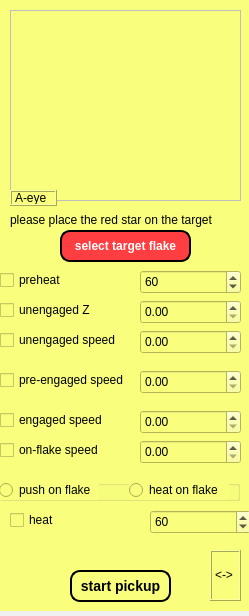
<?xml version="1.0" encoding="UTF-8"?>
<ui version="4.0">
 <class>Form</class>
 <widget class="QWidget" name="Form">
  <property name="geometry">
   <rect>
    <x>0</x>
    <y>0</y>
    <width>249</width>
    <height>616</height>
   </rect>
  </property>
  <property name="windowTitle">
   <string>Form</string>
  </property>
  <widget class="QWidget" name="all_widget" native="true">
   <property name="geometry">
    <rect>
     <x>0</x>
     <y>0</y>
     <width>251</width>
     <height>611</height>
    </rect>
   </property>
   <property name="styleSheet">
    <string notr="true">background-color: rgb(249, 255, 125);</string>
   </property>
   <widget class="QLabel" name="move_mark_1">
    <property name="geometry">
     <rect>
      <x>210</x>
      <y>550</y>
      <width>31</width>
      <height>51</height>
     </rect>
    </property>
    <property name="cursor">
     <cursorShape>SizeAllCursor</cursorShape>
    </property>
    <property name="frameShape">
     <enum>QFrame::Box</enum>
    </property>
    <property name="frameShadow">
     <enum>QFrame::Raised</enum>
    </property>
    <property name="text">
     <string>&lt;-&gt;</string>
    </property>
    <property name="wordWrap">
     <bool>false</bool>
    </property>
   </widget>
   <widget class="QLabel" name="image_pick">
    <property name="enabled">
     <bool>false</bool>
    </property>
    <property name="geometry">
     <rect>
      <x>10</x>
      <y>10</y>
      <width>231</width>
      <height>191</height>
     </rect>
    </property>
    <property name="frameShape">
     <enum>QFrame::Box</enum>
    </property>
    <property name="text">
     <string/>
    </property>
    <property name="wordWrap">
     <bool>false</bool>
    </property>
   </widget>
   <widget class="QLabel" name="label_4">
    <property name="geometry">
     <rect>
      <x>10</x>
      <y>190</y>
      <width>47</width>
      <height>16</height>
     </rect>
    </property>
    <property name="frameShape">
     <enum>QFrame::Box</enum>
    </property>
    <property name="frameShadow">
     <enum>QFrame::Raised</enum>
    </property>
    <property name="text">
     <string>A-eye</string>
    </property>
   </widget>
   <widget class="QPushButton" name="start_pickup_btn">
    <property name="geometry">
     <rect>
      <x>70</x>
      <y>570</y>
      <width>101</width>
      <height>32</height>
     </rect>
    </property>
    <property name="cursor">
     <cursorShape>PointingHandCursor</cursorShape>
    </property>
    <property name="styleSheet">
     <string notr="true">border-style: outset; 
border-width:2px; 
border-radius:10px; 
border-color:black; 
font:bold 14px; 
padding:6px</string>
    </property>
    <property name="text">
     <string>start pickup</string>
    </property>
   </widget>
   <widget class="QPushButton" name="select_target_pick_btn">
    <property name="geometry">
     <rect>
      <x>60</x>
      <y>230</y>
      <width>131</width>
      <height>32</height>
     </rect>
    </property>
    <property name="cursor">
     <cursorShape>PointingHandCursor</cursorShape>
    </property>
    <property name="styleSheet">
     <string notr="true">background-color: rgb(255, 62, 65);
color: white;
border-style: outset; 
border-width:2px; 
border-radius:10px; 
border-color:black; 
font:bold 12px; 
padding:6px</string>
    </property>
    <property name="text">
     <string>select target flake</string>
    </property>
   </widget>
   <widget class="QLabel" name="label_56">
    <property name="geometry">
     <rect>
      <x>10</x>
      <y>210</y>
      <width>231</width>
      <height>20</height>
     </rect>
    </property>
    <property name="text">
     <string>please place the red star on the target</string>
    </property>
   </widget>
   <widget class="QSpinBox" name="preheat_spin">
    <property name="geometry">
     <rect>
      <x>140</x>
      <y>270</y>
      <width>101</width>
      <height>24</height>
     </rect>
    </property>
    <property name="minimum">
     <number>-10000</number>
    </property>
    <property name="maximum">
     <number>10000</number>
    </property>
    <property name="value">
     <number>60</number>
    </property>
   </widget>
   <widget class="QCheckBox" name="preheat_chk">
    <property name="geometry">
     <rect>
      <x>0</x>
      <y>270</y>
      <width>87</width>
      <height>20</height>
     </rect>
    </property>
    <property name="text">
     <string>preheat</string>
    </property>
   </widget>
   <widget class="QCheckBox" name="unengagedZ_chk">
    <property name="geometry">
     <rect>
      <x>0</x>
      <y>300</y>
      <width>111</width>
      <height>20</height>
     </rect>
    </property>
    <property name="text">
     <string>unengaged Z</string>
    </property>
   </widget>
   <widget class="QDoubleSpinBox" name="unengagedZ_spin">
    <property name="geometry">
     <rect>
      <x>140</x>
      <y>300</y>
      <width>101</width>
      <height>24</height>
     </rect>
    </property>
   </widget>
   <widget class="QCheckBox" name="unengagedSPD_chk">
    <property name="geometry">
     <rect>
      <x>0</x>
      <y>330</y>
      <width>131</width>
      <height>20</height>
     </rect>
    </property>
    <property name="text">
     <string>unengaged speed</string>
    </property>
   </widget>
   <widget class="QDoubleSpinBox" name="unengagedSPD_spin">
    <property name="geometry">
     <rect>
      <x>140</x>
      <y>330</y>
      <width>101</width>
      <height>24</height>
     </rect>
    </property>
   </widget>
   <widget class="QCheckBox" name="preengagedSPD_chk">
    <property name="geometry">
     <rect>
      <x>0</x>
      <y>370</y>
      <width>131</width>
      <height>20</height>
     </rect>
    </property>
    <property name="text">
     <string>pre-engaged speed</string>
    </property>
   </widget>
   <widget class="QDoubleSpinBox" name="preengagedSPD_spin">
    <property name="geometry">
     <rect>
      <x>140</x>
      <y>370</y>
      <width>101</width>
      <height>24</height>
     </rect>
    </property>
   </widget>
   <widget class="QDoubleSpinBox" name="engagedSPD_spin">
    <property name="geometry">
     <rect>
      <x>140</x>
      <y>410</y>
      <width>101</width>
      <height>24</height>
     </rect>
    </property>
   </widget>
   <widget class="QCheckBox" name="engagedSPD_chk">
    <property name="geometry">
     <rect>
      <x>0</x>
      <y>410</y>
      <width>131</width>
      <height>20</height>
     </rect>
    </property>
    <property name="text">
     <string>engaged speed</string>
    </property>
   </widget>
   <widget class="QCheckBox" name="engagedSPD_chk_3">
    <property name="geometry">
     <rect>
      <x>0</x>
      <y>440</y>
      <width>131</width>
      <height>20</height>
     </rect>
    </property>
    <property name="text">
     <string>on-flake speed</string>
    </property>
   </widget>
   <widget class="QDoubleSpinBox" name="engagedSPD_spin_2">
    <property name="geometry">
     <rect>
      <x>140</x>
      <y>440</y>
      <width>101</width>
      <height>24</height>
     </rect>
    </property>
   </widget>
   <widget class="QGroupBox" name="groupBox">
    <property name="geometry">
     <rect>
      <x>-1</x>
      <y>480</y>
      <width>241</width>
      <height>21</height>
     </rect>
    </property>
    <property name="title">
     <string/>
    </property>
    <widget class="QRadioButton" name="radioButton">
     <property name="geometry">
      <rect>
       <x>0</x>
       <y>0</y>
       <width>100</width>
       <height>20</height>
      </rect>
     </property>
     <property name="text">
      <string>push on flake</string>
     </property>
    </widget>
    <widget class="QRadioButton" name="radioButton_2">
     <property name="geometry">
      <rect>
       <x>130</x>
       <y>0</y>
       <width>100</width>
       <height>20</height>
      </rect>
     </property>
     <property name="text">
      <string>heat on flake</string>
     </property>
    </widget>
   </widget>
   <widget class="QCheckBox" name="heat_chk">
    <property name="geometry">
     <rect>
      <x>10</x>
      <y>510</y>
      <width>87</width>
      <height>20</height>
     </rect>
    </property>
    <property name="text">
     <string>heat</string>
    </property>
   </widget>
   <widget class="QSpinBox" name="heat_spin">
    <property name="geometry">
     <rect>
      <x>150</x>
      <y>510</y>
      <width>101</width>
      <height>24</height>
     </rect>
    </property>
    <property name="minimum">
     <number>-10000</number>
    </property>
    <property name="maximum">
     <number>10000</number>
    </property>
    <property name="value">
     <number>60</number>
    </property>
   </widget>
   <zorder>start_pickup_btn</zorder>
   <zorder>select_target_pick_btn</zorder>
   <zorder>label_56</zorder>
   <zorder>image_pick</zorder>
   <zorder>label_4</zorder>
   <zorder>move_mark_1</zorder>
   <zorder>preheat_spin</zorder>
   <zorder>preheat_chk</zorder>
   <zorder>unengagedZ_chk</zorder>
   <zorder>unengagedZ_spin</zorder>
   <zorder>unengagedSPD_chk</zorder>
   <zorder>unengagedSPD_spin</zorder>
   <zorder>preengagedSPD_chk</zorder>
   <zorder>preengagedSPD_spin</zorder>
   <zorder>engagedSPD_spin</zorder>
   <zorder>engagedSPD_chk</zorder>
   <zorder>engagedSPD_chk_3</zorder>
   <zorder>engagedSPD_spin_2</zorder>
   <zorder>groupBox</zorder>
   <zorder>heat_chk</zorder>
   <zorder>heat_spin</zorder>
  </widget>
 </widget>
 <resources/>
 <connections/>
</ui>
